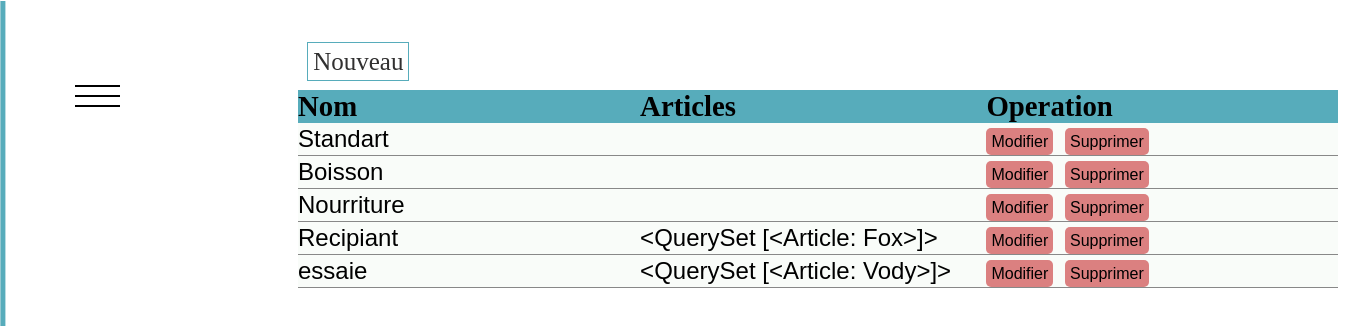
/categorie, run on the app's committed database.
### management_App/models.py (models this page shows, shortened)
class Categorie(models.Model):
    class Meta:
        verbose_name="Categorie"
        verbose_name_plural="Categories"
    nom=models.CharField(max_length=30, default="")
    articles=models.CharField(max_length=50)

### management_App/views.py (the view)
# urls.py: path('categorie',catArticle,name="categories"),
def catArticle(request):
    categorie=Categorie.objects.all()
    return render(request,'app_files/categorie.html',context={'categories':categorie})

### management_App/templates/app_Files/categorie.html (shortened to what this page needs)
{% extends 'app_Files/article.html' %}
   {% block content %}
    <section>
        <div class="ajoutCategorie">
            <a href="">Nouveau</a>
        </div>
        <div class="categorieArticle">
            <table>
                <thead>
                    <tr>
                        <th>Nom</th>
                        <th>Articles</th>
                        <th>Operation</th>
                    </tr>
                </thead>
                {%for categorie in categories %}
                <tbody>
                    <tr>
                        <td>{{categorie.nom}}</td>
                        <td>{% for cat in categorie.articles%}{{cat}}{%endfor%}</td>
                        <td><a href="#" class="gererArticle">Modifier</a>
                        <a href="#" class="gererArticle">Supprimer</a></td>
                    </tr>
                </tbody>
               {%endfor%}
            </table>
        </div>
    </section>
 {%endblock%}

### management_App/templates/app_Files/article.html (shortened to what this page needs)
{%load static%}
<!DOCTYPE html>
<html lang="en">
<head>
    <link rel="stylesheet" type="text/css" href="{% static 'css/style.css'%}" />
</head>
<body>
    <div class="nav_toggle">
        <span class="line l1"></span>
        <span class="line l2"></span>
        <span class="line l3"></span>
    </div>
    {% block content%}{%endblock%}
</body>
</html>

### management_App/static/css/style.css (style rules this page uses)
* { margin: 0; padding: 0; border-radius: 0; }
body { background-color: #fff; }
.nav_toggle { width: 100px; height: 100px; display: flex; position: fixed; left: 30px; top: 20px; outline: none; cursor: pointer; align-items: center; justify-content: center; }
.line { width: 45%; height: 1.5px; position: absolute; top: 75px; right: 10px; display: block; background-color: black; transition: transform 0.3s ease-out,opacity 0.1s ease-out; }
.l1 { transform: translateY(-10px); }
.l3 { transform: translateY(10px); }
.ajoutCategorie { position: absolute; top: 3rem; left: 19.2rem; font-size: 25px; }
.ajoutCategorie a { text-decoration: none; color: rgb(49, 48, 48); height: 3rem; width: 5rem; background-color: white; border: 1px solid; border-color: rgb(87, 172, 187); padding: 5px; }
.categorieArticle { width: 50vw; margin-left: 18rem; margin-top: 5rem; padding: 10px; background-color: white; }
table { font-family: Arial, Helvetica, sans-serif; border-collapse: collapse; width: 65rem; }
table tr th { font-size: 1.8rem; width: 35rem; height: 1.5rem; text-align: left; background-color: rgb(87, 172, 187); font-family: serif,sens-serif,arial; }
td a { text-decoration: none; color: black; }
table td { height: 2rem; font-size: 1.5rem; background-color:rgba(249, 252, 249, 1.4); border-bottom: 1px solid rgb(136, 136, 136); }
tbody > tr { background-color:rgba(249, 252, 249, 1.4); }
.gererArticle { width: 1.5rem; height: 4%; background-color: #db8080; font-size: 1rem; border-radius: 5px; padding: 5px; margin-right: 5px; margin-bottom: 5px; }
::placeholder { text-align: center; }

### data on the page
Categorie: nom "Standart"
Categorie: nom "Boisson"
Categorie: nom "Nourriture"
Categorie: nom "Recipiant", articles "<" "Q" "u" "e" "r" "y" "S" "e" "t" "[" "<" "A" "r" "t" "i" "c" "l" "e" ":" "F" "o" "x" ">" "]" ">"
Categorie: nom "essaie", articles "<" "Q" "u" "e" "r" "y" "S" "e" "t" "[" "<" "A" "r" "t" "i" "c" "l" "e" ":" "V" "o" "d" "y" ">" "]" ">"
